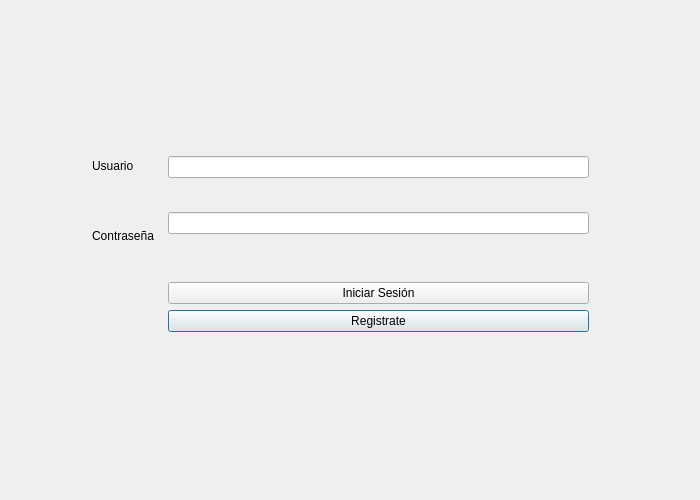
<?xml version="1.0" encoding="UTF-8"?>
<ui version="4.0">
 <class>Dialog</class>
 <widget class="QDialog" name="Dialog">
  <property name="geometry">
   <rect>
    <x>0</x>
    <y>0</y>
    <width>700</width>
    <height>500</height>
   </rect>
  </property>
  <property name="minimumSize">
   <size>
    <width>700</width>
    <height>500</height>
   </size>
  </property>
  <property name="maximumSize">
   <size>
    <width>700</width>
    <height>500</height>
   </size>
  </property>
  <property name="windowTitle">
   <string>Dialog</string>
  </property>
  <property name="styleSheet">
   <string notr="true">QDialog{
qlineargradient(spread:pad, x1:0, y1:0, x2:1, y2:0, stop:0 rgba(37, 0, 255, 255), stop:1 rgba(255, 255, 255, 255))
}</string>
  </property>
  <widget class="QFrame" name="verticalFrame">
   <property name="geometry">
    <rect>
     <x>0</x>
     <y>-10</y>
     <width>446</width>
     <height>29</height>
    </rect>
   </property>
   <layout class="QVBoxLayout" name="verticalLayout_3"/>
  </widget>
  <widget class="QFrame" name="horizontalFrame">
   <property name="geometry">
    <rect>
     <x>80</x>
     <y>130</y>
     <width>521</width>
     <height>211</height>
    </rect>
   </property>
   <property name="styleSheet">
    <string notr="true">text-align: center;</string>
   </property>
   <layout class="QGridLayout" name="gridLayout" rowstretch="0,0,0,0,0,0">
    <property name="leftMargin">
     <number>12</number>
    </property>
    <property name="topMargin">
     <number>12</number>
    </property>
    <property name="rightMargin">
     <number>12</number>
    </property>
    <item row="0" column="1">
     <layout class="QVBoxLayout" name="verticalLayout_5">
      <property name="spacing">
       <number>2</number>
      </property>
      <property name="leftMargin">
       <number>0</number>
      </property>
      <property name="topMargin">
       <number>14</number>
      </property>
      <property name="rightMargin">
       <number>0</number>
      </property>
      <property name="bottomMargin">
       <number>0</number>
      </property>
      <item>
       <widget class="QLineEdit" name="textbox_user">
        <property name="styleSheet">
         <string notr="true">font: 14pt &quot;.AppleSystemUIFont&quot;;</string>
        </property>
       </widget>
      </item>
      <item>
       <widget class="QLabel" name="error_user">
        <property name="maximumSize">
         <size>
          <width>16777215</width>
          <height>10</height>
         </size>
        </property>
        <property name="text">
         <string/>
        </property>
       </widget>
      </item>
     </layout>
    </item>
    <item row="1" column="1">
     <layout class="QVBoxLayout" name="verticalLayout_6">
      <property name="spacing">
       <number>2</number>
      </property>
      <property name="topMargin">
       <number>16</number>
      </property>
      <item>
       <widget class="QLineEdit" name="textbox_pass"/>
      </item>
      <item>
       <widget class="QLabel" name="error_password">
        <property name="text">
         <string/>
        </property>
       </widget>
      </item>
     </layout>
    </item>
    <item row="5" column="1">
     <widget class="QPushButton" name="btn_registrate">
      <property name="text">
       <string>Registrate</string>
      </property>
     </widget>
    </item>
    <item row="4" column="1">
     <widget class="QPushButton" name="btn_login">
      <property name="text">
       <string>Iniciar Sesión</string>
      </property>
     </widget>
    </item>
    <item row="1" column="0">
     <widget class="QLabel" name="label">
      <property name="minimumSize">
       <size>
        <width>70</width>
        <height>0</height>
       </size>
      </property>
      <property name="text">
       <string>Contraseña</string>
      </property>
     </widget>
    </item>
    <item row="0" column="0">
     <widget class="QLabel" name="label_2">
      <property name="minimumSize">
       <size>
        <width>70</width>
        <height>0</height>
       </size>
      </property>
      <property name="text">
       <string>Usuario</string>
      </property>
     </widget>
    </item>
   </layout>
  </widget>
 </widget>
 <tabstops>
  <tabstop>btn_login</tabstop>
 </tabstops>
 <resources/>
 <connections/>
</ui>
